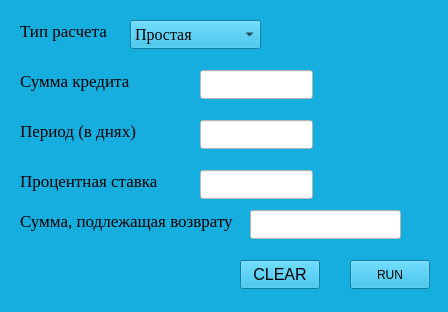
<?xml version="1.0" encoding="UTF-8"?>
<ui version="4.0">
 <class>MainWindow</class>
 <widget class="QMainWindow" name="MainWindow">
  <property name="geometry">
   <rect>
    <x>0</x>
    <y>0</y>
    <width>448</width>
    <height>312</height>
   </rect>
  </property>
  <property name="windowTitle">
   <string>Loan Calculator</string>
  </property>
  <property name="styleSheet">
   <string notr="true">selection-background-color: rgb(0, 54, 255);
background-color: rgb(22, 173, 223);
selection-color: rgb(255, 255, 255);
color: rgb(0, 0, 0);</string>
  </property>
  <widget class="QWidget" name="centralwidget">
   <widget class="QLabel" name="label">
    <property name="geometry">
     <rect>
      <x>20</x>
      <y>20</y>
      <width>91</width>
      <height>21</height>
     </rect>
    </property>
    <property name="font">
     <font>
      <family>Liberation Serif</family>
      <pointsize>13</pointsize>
      <weight>50</weight>
      <bold>false</bold>
     </font>
    </property>
    <property name="text">
     <string>Тип расчета</string>
    </property>
    <property name="textFormat">
     <enum>Qt::AutoText</enum>
    </property>
   </widget>
   <widget class="QLabel" name="label_2">
    <property name="geometry">
     <rect>
      <x>20</x>
      <y>70</y>
      <width>121</width>
      <height>21</height>
     </rect>
    </property>
    <property name="font">
     <font>
      <family>Liberation Serif</family>
      <pointsize>13</pointsize>
      <weight>50</weight>
      <bold>false</bold>
     </font>
    </property>
    <property name="text">
     <string>Сумма кредита</string>
    </property>
    <property name="textFormat">
     <enum>Qt::AutoText</enum>
    </property>
   </widget>
   <widget class="QLabel" name="label_3">
    <property name="geometry">
     <rect>
      <x>20</x>
      <y>170</y>
      <width>141</width>
      <height>21</height>
     </rect>
    </property>
    <property name="font">
     <font>
      <family>Liberation Serif</family>
      <pointsize>13</pointsize>
      <weight>50</weight>
      <bold>false</bold>
     </font>
    </property>
    <property name="text">
     <string>Процентная ставка</string>
    </property>
    <property name="textFormat">
     <enum>Qt::AutoText</enum>
    </property>
   </widget>
   <widget class="QLabel" name="label_4">
    <property name="geometry">
     <rect>
      <x>20</x>
      <y>120</y>
      <width>121</width>
      <height>21</height>
     </rect>
    </property>
    <property name="font">
     <font>
      <family>Liberation Serif</family>
      <pointsize>13</pointsize>
      <weight>50</weight>
      <bold>false</bold>
     </font>
    </property>
    <property name="text">
     <string>Период (в днях)</string>
    </property>
    <property name="textFormat">
     <enum>Qt::AutoText</enum>
    </property>
   </widget>
   <widget class="QLabel" name="label_5">
    <property name="geometry">
     <rect>
      <x>20</x>
      <y>210</y>
      <width>221</width>
      <height>21</height>
     </rect>
    </property>
    <property name="font">
     <font>
      <family>Liberation Serif</family>
      <pointsize>13</pointsize>
      <weight>50</weight>
      <bold>false</bold>
     </font>
    </property>
    <property name="text">
     <string>Сумма, подлежащая возврату </string>
    </property>
    <property name="textFormat">
     <enum>Qt::AutoText</enum>
    </property>
   </widget>
   <widget class="QPushButton" name="run">
    <property name="geometry">
     <rect>
      <x>350</x>
      <y>260</y>
      <width>80</width>
      <height>29</height>
     </rect>
    </property>
    <property name="text">
     <string>RUN</string>
    </property>
   </widget>
   <widget class="QComboBox" name="comboBox">
    <property name="geometry">
     <rect>
      <x>130</x>
      <y>20</y>
      <width>131</width>
      <height>29</height>
     </rect>
    </property>
    <property name="font">
     <font>
      <family>Liberation Serif</family>
      <pointsize>12</pointsize>
      <kerning>true</kerning>
     </font>
    </property>
    <property name="mouseTracking">
     <bool>false</bool>
    </property>
    <item>
     <property name="text">
      <string>Простая</string>
     </property>
    </item>
    <item>
     <property name="text">
      <string>Сложная</string>
     </property>
    </item>
   </widget>
   <widget class="QLineEdit" name="lineEdit">
    <property name="geometry">
     <rect>
      <x>200</x>
      <y>70</y>
      <width>113</width>
      <height>29</height>
     </rect>
    </property>
    <property name="styleSheet">
     <string notr="true">background-color: rgb(255, 255, 255);
border-color: rgb(85, 87, 83);</string>
    </property>
   </widget>
   <widget class="QLineEdit" name="lineEdit_2">
    <property name="geometry">
     <rect>
      <x>200</x>
      <y>120</y>
      <width>113</width>
      <height>29</height>
     </rect>
    </property>
    <property name="styleSheet">
     <string notr="true">background-color: rgb(255, 255, 255);
border-color: rgb(85, 87, 83);</string>
    </property>
   </widget>
   <widget class="QLineEdit" name="lineEdit_3">
    <property name="geometry">
     <rect>
      <x>200</x>
      <y>170</y>
      <width>113</width>
      <height>29</height>
     </rect>
    </property>
    <property name="styleSheet">
     <string notr="true">background-color: rgb(255, 255, 255);
border-color: rgb(85, 87, 83);</string>
    </property>
   </widget>
   <widget class="QLineEdit" name="lineEdit_4">
    <property name="geometry">
     <rect>
      <x>250</x>
      <y>210</y>
      <width>151</width>
      <height>29</height>
     </rect>
    </property>
    <property name="styleSheet">
     <string notr="true">background-color: rgb(255, 255, 255);
border-color: rgb(85, 87, 83);</string>
    </property>
   </widget>
   <widget class="QPushButton" name="clear">
    <property name="geometry">
     <rect>
      <x>240</x>
      <y>260</y>
      <width>80</width>
      <height>29</height>
     </rect>
    </property>
    <property name="font">
     <font>
      <pointsize>12</pointsize>
     </font>
    </property>
    <property name="text">
     <string>CLEAR</string>
    </property>
   </widget>
  </widget>
 </widget>
 <resources/>
 <connections/>
</ui>
